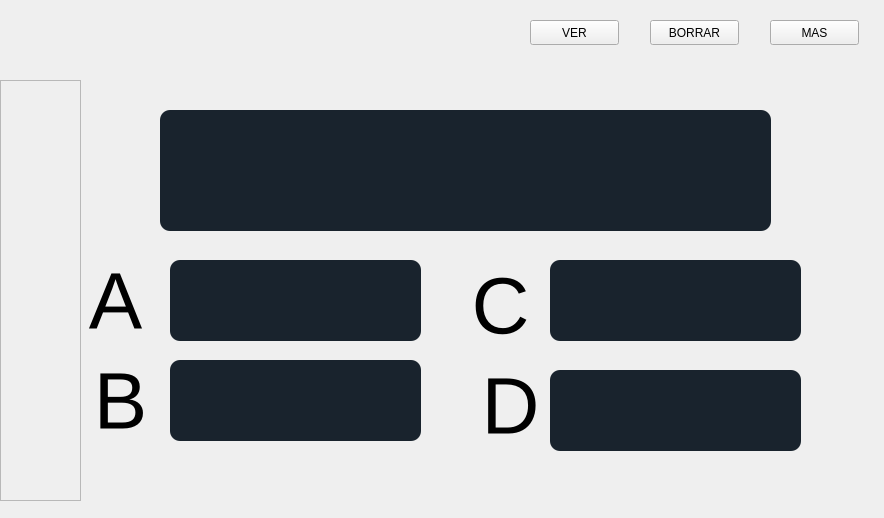
<?xml version="1.0" encoding="UTF-8"?>
<ui version="4.0">
 <class>Form</class>
 <widget class="QWidget" name="Form">
  <property name="geometry">
   <rect>
    <x>0</x>
    <y>0</y>
    <width>884</width>
    <height>518</height>
   </rect>
  </property>
  <property name="windowTitle">
   <string>Form</string>
  </property>
  <widget class="QLabel" name="label_13">
   <property name="geometry">
    <rect>
     <x>60</x>
     <y>350</y>
     <width>121</width>
     <height>101</height>
    </rect>
   </property>
   <property name="font">
    <font>
     <pointsize>60</pointsize>
    </font>
   </property>
   <property name="styleSheet">
    <string notr="true">border-image: url(:/imagenesDelphia/imagenesDelphi/imagen5_cuadrado.png);</string>
   </property>
   <property name="text">
    <string>B</string>
   </property>
   <property name="alignment">
    <set>Qt::AlignCenter</set>
   </property>
  </widget>
  <widget class="QLabel" name="label_14">
   <property name="geometry">
    <rect>
     <x>450</x>
     <y>260</y>
     <width>101</width>
     <height>91</height>
    </rect>
   </property>
   <property name="font">
    <font>
     <pointsize>60</pointsize>
    </font>
   </property>
   <property name="styleSheet">
    <string notr="true">border-image: url(:/imagenesDelphia/imagenesDelphi/triangulo.png);</string>
   </property>
   <property name="text">
    <string>C</string>
   </property>
   <property name="alignment">
    <set>Qt::AlignCenter</set>
   </property>
  </widget>
  <widget class="QLabel" name="label_12">
   <property name="geometry">
    <rect>
     <x>60</x>
     <y>250</y>
     <width>111</width>
     <height>101</height>
    </rect>
   </property>
   <property name="font">
    <font>
     <pointsize>60</pointsize>
    </font>
   </property>
   <property name="styleSheet">
    <string notr="true">border-image: url(:/imagenesDelphia/imagenesDelphi/imagen4_circulo.png);</string>
   </property>
   <property name="text">
    <string>A</string>
   </property>
   <property name="alignment">
    <set>Qt::AlignCenter</set>
   </property>
  </widget>
  <widget class="QLabel" name="label_15">
   <property name="geometry">
    <rect>
     <x>450</x>
     <y>360</y>
     <width>121</width>
     <height>91</height>
    </rect>
   </property>
   <property name="font">
    <font>
     <pointsize>60</pointsize>
    </font>
   </property>
   <property name="styleSheet">
    <string notr="true">border-image: url(:/imagenesDelphia/imagenesDelphi/hexagono.png);</string>
   </property>
   <property name="text">
    <string>D</string>
   </property>
   <property name="alignment">
    <set>Qt::AlignCenter</set>
   </property>
  </widget>
  <widget class="QTextEdit" name="txtEdit_preg">
   <property name="geometry">
    <rect>
     <x>160</x>
     <y>110</y>
     <width>611</width>
     <height>121</height>
    </rect>
   </property>
   <property name="styleSheet">
    <string notr="true">  background-color: #19232D;
  border: 0px solid #32414B;
  padding: 0px;
  color: #F0F0F0;
  selection-background-color: #1464A0;
  selection-color: #F0F0F0;

	border-radius: 10;</string>
   </property>
  </widget>
  <widget class="QTextEdit" name="txt_b">
   <property name="geometry">
    <rect>
     <x>170</x>
     <y>360</y>
     <width>251</width>
     <height>81</height>
    </rect>
   </property>
   <property name="styleSheet">
    <string notr="true">  background-color: #19232D;
  border: 0px solid #32414B;
  padding: 0px;
  color: #F0F0F0;
  selection-background-color: #1464A0;
  selection-color: #F0F0F0;

	border-radius: 10;</string>
   </property>
  </widget>
  <widget class="QTextEdit" name="txt_c">
   <property name="geometry">
    <rect>
     <x>550</x>
     <y>260</y>
     <width>251</width>
     <height>81</height>
    </rect>
   </property>
   <property name="styleSheet">
    <string notr="true">  background-color: #19232D;
  border: 0px solid #32414B;
  padding: 0px;
  color: #F0F0F0;
  selection-background-color: #1464A0;
  selection-color: #F0F0F0;

	border-radius: 10;</string>
   </property>
  </widget>
  <widget class="QTextEdit" name="txtEdit_a">
   <property name="geometry">
    <rect>
     <x>170</x>
     <y>260</y>
     <width>251</width>
     <height>81</height>
    </rect>
   </property>
   <property name="styleSheet">
    <string notr="true">  background-color: #19232D;
  border: 0px solid #32414B;
  padding: 0px;
  color: #F0F0F0;
  selection-background-color: #1464A0;
  selection-color: #F0F0F0;

	border-radius: 10;</string>
   </property>
  </widget>
  <widget class="QTextEdit" name="txt_d">
   <property name="geometry">
    <rect>
     <x>550</x>
     <y>370</y>
     <width>251</width>
     <height>81</height>
    </rect>
   </property>
   <property name="styleSheet">
    <string notr="true">  background-color: #19232D;
  border: 0px solid #32414B;
  padding: 0px;
  color: #F0F0F0;
  selection-background-color: #1464A0;
  selection-color: #F0F0F0;

	border-radius: 10;</string>
   </property>
  </widget>
  <widget class="QScrollArea" name="scroll_barra">
   <property name="geometry">
    <rect>
     <x>0</x>
     <y>80</y>
     <width>81</width>
     <height>421</height>
    </rect>
   </property>
   <property name="widgetResizable">
    <bool>true</bool>
   </property>
   <widget class="QWidget" name="scrollAreaWidgetContents">
    <property name="geometry">
     <rect>
      <x>0</x>
      <y>0</y>
      <width>79</width>
      <height>419</height>
     </rect>
    </property>
   </widget>
  </widget>
  <widget class="QPushButton" name="btn_mas_2">
   <property name="geometry">
    <rect>
     <x>770</x>
     <y>20</y>
     <width>89</width>
     <height>25</height>
    </rect>
   </property>
   <property name="text">
    <string>MAS</string>
   </property>
  </widget>
  <widget class="QPushButton" name="btn_mas">
   <property name="geometry">
    <rect>
     <x>650</x>
     <y>20</y>
     <width>89</width>
     <height>25</height>
    </rect>
   </property>
   <property name="text">
    <string>BORRAR</string>
   </property>
  </widget>
  <widget class="QPushButton" name="btn_ver">
   <property name="geometry">
    <rect>
     <x>530</x>
     <y>20</y>
     <width>89</width>
     <height>25</height>
    </rect>
   </property>
   <property name="text">
    <string>VER</string>
   </property>
  </widget>
 </widget>
 <resources/>
 <connections/>
</ui>
